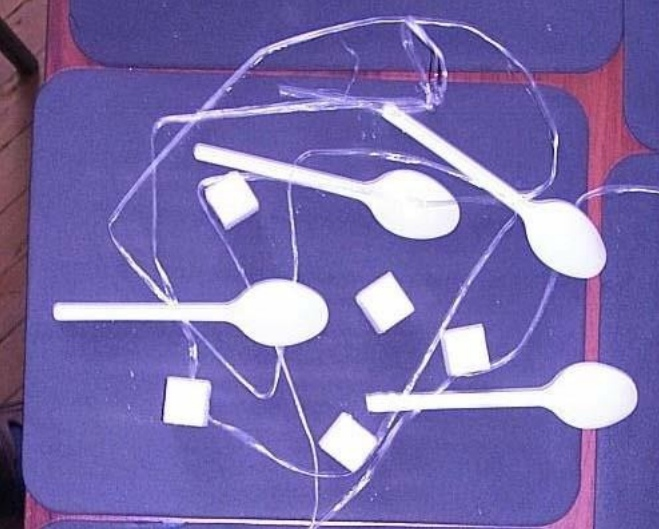
#> input picture SpoonsAndSugar/image.png, 659 x 529 px
$ jupyter execute Spoons_and_sugar.ipynb   (shell and % lines are left out)
#> lines starting #> are read from the running program, lines starting #| are printed output that depends on the picture; after the words box and inside, x2 and y2 are one past the last pixel; in counts of white or black regions, pixels touching at a corner belong together
[cell 1]
import cv2
import numpy as np
from matplotlib import pyplot as plt

[cell 2]
def show(img):
    plt.figure(figsize=(7,7))
    plt.imshow(img, cmap='gray')

[cell 3]
img = cv2.imread('image.png')[:,:,::-1]
show(img)

[cell 4]
gray = cv2.cvtColor(img, cv2.COLOR_BGR2GRAY)
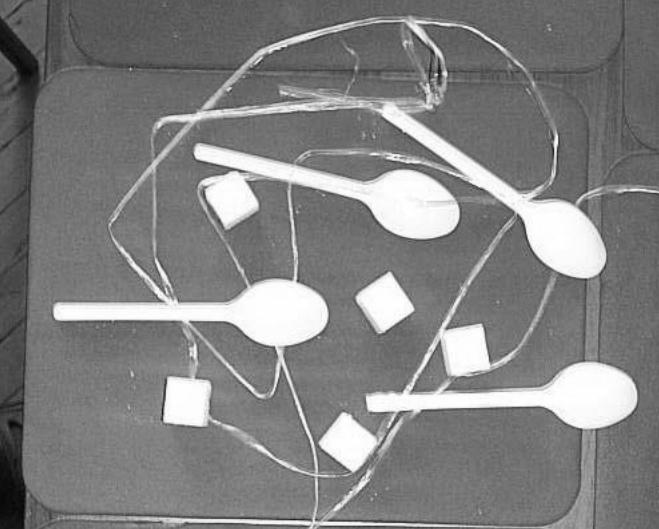
#> gray: shape (529, 659); min 5, max 255, mean 129
_, bin_img = cv2.threshold(gray, 0, 255, cv2.THRESH_BINARY | cv2.THRESH_OTSU)
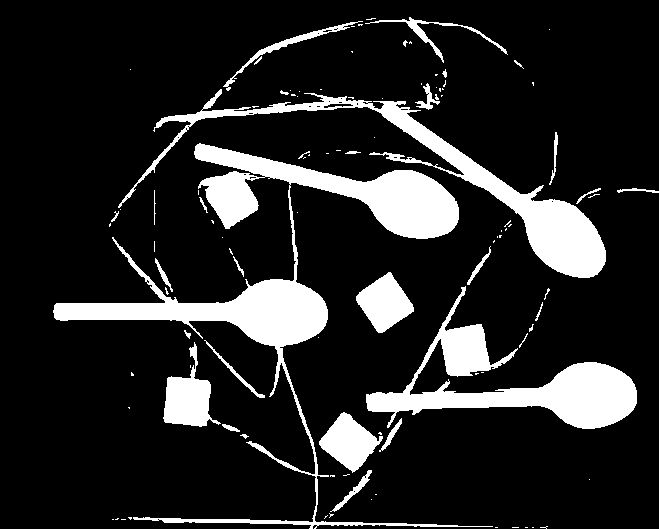
#> bin_img: shape (529, 659); 14.9% white; 104 white regions (71 under 20 px), largest, box (x1, y1, x2, y2) and area: (53, 143, 493, 529) 20953, (366, 286, 637, 429) 10699, (118, 89, 606, 278) 10306
show(bin_img)

[cell 5]
mask = cv2.getStructuringElement(cv2.MORPH_ELLIPSE, (15,15))
erode = cv2.erode(bin_img, mask)
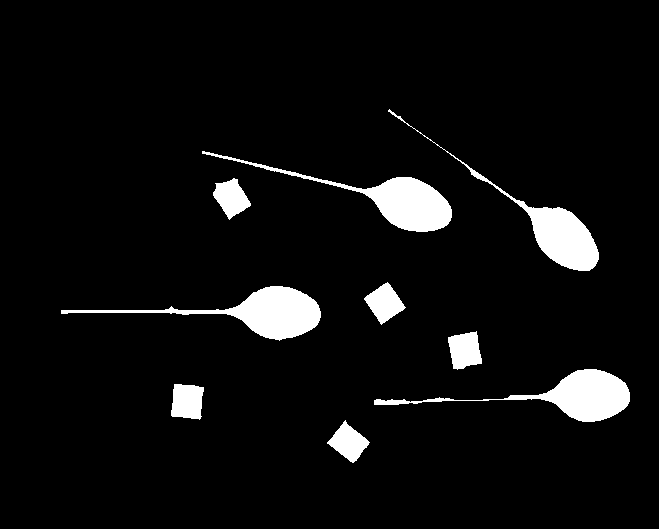
#> erode: shape (529, 659); 5.7% white; 9 white regions, largest, box (x1, y1, x2, y2) and area: (61, 286, 321, 341) 4030, (202, 151, 452, 232) 3849, (374, 369, 630, 422) 3728
dilate = cv2.dilate(erode, mask)
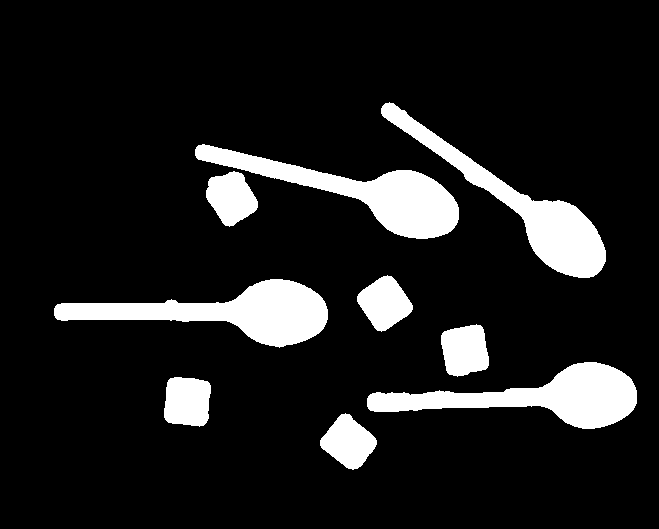
#> dilate: shape (529, 659); 11.8% white; 9 white regions
show(erode)
show(dilate)

[cell 6]
contours,_ = cv2.findContours(dilate, cv2.RETR_TREE, cv2.CHAIN_APPROX_SIMPLE)
#> contours = 9 contours; largest, box (x1, y1, x2, y2) and area: (54, 279, 328, 348) 7852, (195, 144, 459, 239) 7574, (367, 362, 637, 429) 7510, (381, 102, 606, 278) 7351, (164, 377, 211, 427) 1927
cntrs_area = []
for n in contours:
    area = cv2.contourArea(n)
    cntrs_area.append(area)
#> this loop made 9 passes
#> area on passes 1 to 9: 1894.5, 1927, 7509.5, 1920.5, 7852, 1914, 1873.5, 7574, 7351
#> after the loop, cntrs_area = [1894.5, 1927, 7509.5, 1920.5, 7852, 1914, 1873.5, 7574, 7351]
indices = np.array(cntrs_area).argsort()
#> indices = [6, 0, 5, 3, 1, 8, 2, 7, 4]
sorted_area = sorted(cntrs_area)
#> sorted_area = [1873.5, 1894.5, 1914, 1920.5, 1927, 7351, 7509.5, 7574, 7852]
print(f"{sorted_area} \n {indices}")
#| [1873.5, 1894.5, 1914.0, 1920.5, 1927.0, 7351.0, 7509.5, 7574.0, 7852.0]
#|  [6 0 5 3 1 8 2 7 4]
border_id = np.argmax(np.diff(sorted_area))+1
#> border_id = 5
border_val = sorted_area[border_id]
#> border_val = 7351
print(f"{border_id}")
#| 5

[cell 7]
spoons = indices[border_id:]
#> spoons = [8, 2, 7, 4]
sugar = indices[:border_id]
#> sugar = [6, 0, 5, 3, 1]

[cell 8]
res = img.copy()
cv2.putText(res,f"Amount of all objects: {len(indices)} | Spoons: {len(spoons)} | Sugar: {len(sugar)}", (50,50), cv2.FONT_HERSHEY_SIMPLEX, 0.75, (0, 255, 255), 3, cv2.LINE_AA)
cv2.drawContours(res, contours, 2, (0,255,0),3)
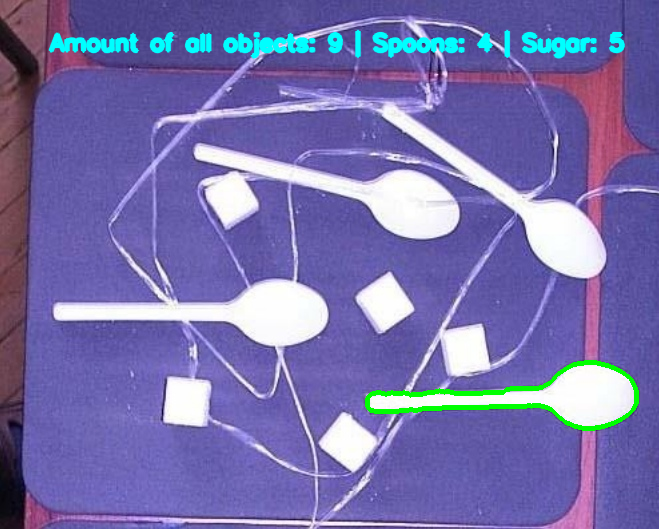
#> res: shape (529, 659, 3); mean R, G, B 118.2, 112.4, 171.6
for i in indices:
    if i in spoons:
        cv2.drawContours(res, contours, i, (0,255,0), 3)
    else:
        cv2.drawContours(res, contours, i, (255,0,0), 3)
#> this loop made 9 passes
#> i on passes 1, 2, 3, 5, 6, 7, 9: 6, 0, 5, 1, 8, 2, 4
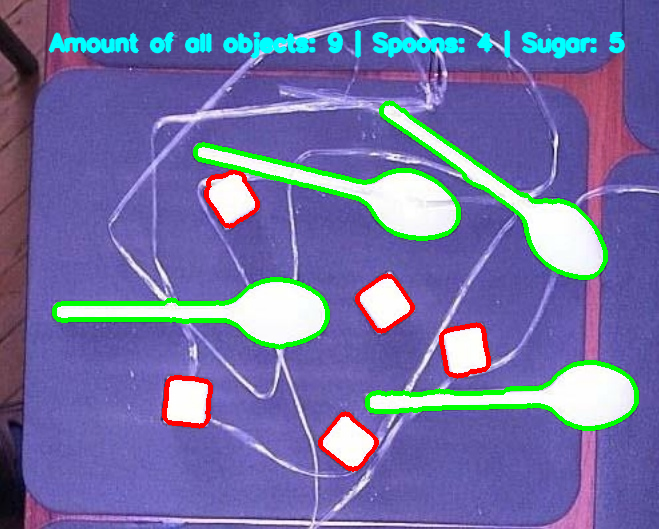
#> res: shape (529, 659, 3); 3.42% of pixels changed, all inside (x1, y1, x2, y2) = (52, 100, 608, 472)
show(res)
